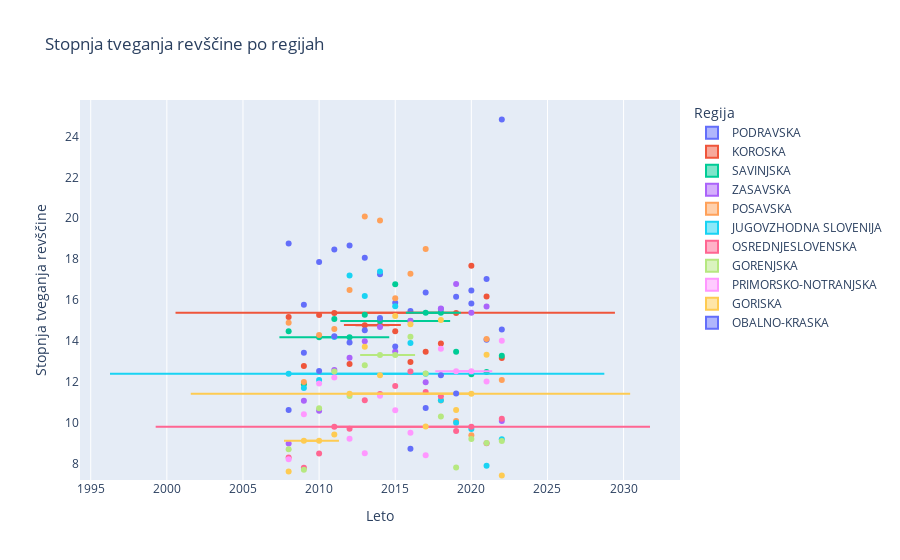

Notebook source saved alongside this figure:
### Code cell
df_selected = df.iloc[:, [1] + list(range(4, len(df.columns)))]
df_selected.columns = ['Leto'] + list(df_selected.columns[1:])
fig = px.violin(df_selected.melt(id_vars='Leto'), x='Leto', y='value', color='variable', title='Stopnja tveganja revščine po regijah',
                labels={'value': 'Stopnja tveganja revščine', 'Leto': 'Leto', 'variable': 'Regija'}, box=True, points='all')
fig.show()

### Figure 1 — Plotly figure (JSON) as saved in the notebook; plotly's stock layout.template omitted (floating-point values rounded to 4 significant figures)
{"data": [{"alignmentgroup": "True", "box": {"visible": true}, "hovertemplate": "Regija=PODRAVSKA<br>Leto=%{x}<br>Stopnja tveganja revščine=%{y}<extra></extra>", "legendgroup": "PODRAVSKA", "marker": {"color": "#636efa"}, "name": "PODRAVSKA", "offsetgroup": "PODRAVSKA", "orientation": "h", "points": "all", "scalegroup": "True", "showlegend": true, "x": [2008.0, 2009.0, 2010.0, 2011.0, 2012.0, 2013.0, 2014.0, 2015.0, 2016.0, 2017.0, 2018.0, 2019.0, 2020.0, 2021.0, 2022.0], "x0": " ", "xaxis": "x", "y": [18.8, 15.8, 17.9, 18.5, 18.7, 18.1, 17.3, 15.9, 15.5, 16.4, 15.6, 16.2, 16.5, 14.1, 14.6], "y0": " ", "yaxis": "y", "type": "violin"}, {"alignmentgroup": "True", "box": {"visible": true}, "hovertemplate": "Regija=KOROSKA<br>Leto=%{x}<br>Stopnja tveganja revščine=%{y}<extra></extra>", "legendgroup": "KOROSKA", "marker": {"color": "#EF553B"}, "name": "KOROSKA", "offsetgroup": "KOROSKA", "orientation": "h", "points": "all", "scalegroup": "True", "showlegend": true, "x": [2008.0, 2009.0, 2010.0, 2011.0, 2012.0, 2013.0, 2014.0, 2015.0, 2016.0, 2017.0, 2018.0, 2019.0, 2020.0, 2021.0, 2022.0], "x0": " ", "xaxis": "x", "y": [15.2, 12.8, 15.3, 15.4, 12.9, 14.8, 14.8, 14.5, 13.0, 13.5, 13.9, 15.4, 17.7, 16.2, 13.2], "y0": " ", "yaxis": "y", "type": "violin"}, {"alignmentgroup": "True", "box": {"visible": true}, "hovertemplate": "Regija=SAVINJSKA<br>Leto=%{x}<br>Stopnja tveganja revščine=%{y}<extra></extra>", "legendgroup": "SAVINJSKA", "marker": {"color": "#00cc96"}, "name": "SAVINJSKA", "offsetgroup": "SAVINJSKA", "orientation": "h", "points": "all", "scalegroup": "True", "showlegend": true, "x": [2008.0, 2009.0, 2010.0, 2011.0, 2012.0, 2013.0, 2014.0, 2015.0, 2016.0, 2017.0, 2018.0, 2019.0, 2020.0, 2021.0, 2022.0], "x0": " ", "xaxis": "x", "y": [14.5, 11.9, 14.2, 15.1, 14.2, 15.3, 15.0, 16.8, 15.0, 15.4, 15.4, 13.5, 12.4, 12.5, 13.3], "y0": " ", "yaxis": "y", "type": "violin"}, {"alignmentgroup": "True", "box": {"visible": true}, "hovertemplate": "Regija=ZASAVSKA<br>Leto=%{x}<br>Stopnja tveganja revščine=%{y}<extra></extra>", "legendgroup": "ZASAVSKA", "marker": {"color": "#ab63fa"}, "name": "ZASAVSKA", "offsetgroup": "ZASAVSKA", "orientation": "h", "points": "all", "scalegroup": "True", "showlegend": true, "x": [2008.0, 2009.0, 2010.0, 2011.0, 2012.0, 2013.0, 2014.0, 2015.0, 2016.0, 2017.0, 2018.0, 2019.0, 2020.0, 2021.0, 2022.0], "x0": " ", "xaxis": "x", "y": [9.0, 11.1, 10.6, 12.6, 13.2, 14.0, 14.7, 13.5, 15.0, 12.0, 15.6, 16.8, 15.4, 15.7, 10.1], "y0": " ", "yaxis": "y", "type": "violin"}, {"alignmentgroup": "True", "box": {"visible": true}, "hovertemplate": "Regija=POSAVSKA<br>Leto=%{x}<br>Stopnja tveganja revščine=%{y}<extra></extra>", "legendgroup": "POSAVSKA", "marker": {"color": "#FFA15A"}, "name": "POSAVSKA", "offsetgroup": "POSAVSKA", "orientation": "h", "points": "all", "scalegroup": "True", "showlegend": true, "x": [2008.0, 2009.0, 2010.0, 2011.0, 2012.0, 2013.0, 2014.0, 2015.0, 2016.0, 2017.0, 2018.0, 2019.0, 2020.0, 2021.0, 2022.0], "x0": " ", "xaxis": "x", "y": [14.9, 12.0, 14.3, 14.6, 16.5, 20.1, 19.9, 16.1, 17.3, 18.5, 11.1, 10.1, 9.4, 14.1, 12.1], "y0": " ", "yaxis": "y", "type": "violin"}, {"alignmentgroup": "True", "box": {"visible": true}, "hovertemplate": "Regija=JUGOVZHODNA SLOVENIJA<br>Leto=%{x}<br>Stopnja tveganja revščine=%{y}<extra></extra>", "legendgroup": "JUGOVZHODNA SLOVENIJA", "marker": {"color": "#19d3f3"}, "name": "JUGOVZHODNA SLOVENIJA", "offsetgroup": "JUGOVZHODNA SLOVENIJA", "orientation": "h", "points": "all", "scalegroup": "True", "showlegend": true, "x": [2008.0, 2009.0, 2010.0, 2011.0, 2012.0, 2013.0, 2014.0, 2015.0, 2016.0, 2017.0, 2018.0, 2019.0, 2020.0, 2021.0, 2022.0], "x0": " ", "xaxis": "x", "y": [12.4, 11.7, 12.1, 14.2, 17.2, 16.2, 17.4, 15.7, 13.9, 12.4, 11.1, 10.0, 9.7, 7.9, 9.2], "y0": " ", "yaxis": "y", "type": "violin"}, {"alignmentgroup": "True", "box": {"visible": true}, "hovertemplate": "Regija=OSREDNJESLOVENSKA<br>Leto=%{x}<br>Stopnja tveganja revščine=%{y}<extra></extra>", "legendgroup": "OSREDNJESLOVENSKA", "marker": {"color": "#FF6692"}, "name": "OSREDNJESLOVENSKA", "offsetgroup": "OSREDNJESLOVENSKA", "orientation": "h", "points": "all", "scalegroup": "True", "showlegend": true, "x": [2008.0, 2009.0, 2010.0, 2011.0, 2012.0, 2013.0, 2014.0, 2015.0, 2016.0, 2017.0, 2018.0, 2019.0, 2020.0, 2021.0, 2022.0], "x0": " ", "xaxis": "x", "y": [8.3, 7.8, 8.5, 9.8, 9.7, 11.1, 11.4, 11.8, 12.5, 11.5, 11.3, 9.6, 9.8, 9.0, 10.2], "y0": " ", "yaxis": "y", "type": "violin"}, {"alignmentgroup": "True", "box": {"visible": true}, "hovertemplate": "Regija=GORENJSKA<br>Leto=%{x}<br>Stopnja tveganja revščine=%{y}<extra></extra>", "legendgroup": "GORENJSKA", "marker": {"color": "#B6E880"}, "name": "GORENJSKA", "offsetgroup": "GORENJSKA", "orientation": "h", "points": "all", "scalegroup": "True", "showlegend": true, "x": [2008.0, 2009.0, 2010.0, 2011.0, 2012.0, 2013.0, 2014.0, 2015.0, 2016.0, 2017.0, 2018.0, 2019.0, 2020.0, 2021.0, 2022.0], "x0": " ", "xaxis": "x", "y": [8.7, 7.7, 10.7, 12.5, 11.3, 12.8, 13.3, 13.3, 14.2, 12.4, 10.3, 7.8, 9.2, 9.0, 9.1], "y0": " ", "yaxis": "y", "type": "violin"}, {"alignmentgroup": "True", "box": {"visible": true}, "hovertemplate": "Regija=PRIMORSKO-NOTRANJSKA<br>Leto=%{x}<br>Stopnja tveganja revščine=%{y}<extra></extra>", "legendgroup": "PRIMORSKO-NOTRANJSKA", "marker": {"color": "#FF97FF"}, "name": "PRIMORSKO-NOTRANJSKA", "offsetgroup": "PRIMORSKO-NOTRANJSKA", "orientation": "h", "points": "all", "scalegroup": "True", "showlegend": true, "x": [2008.0, 2009.0, 2010.0, 2011.0, 2012.0, 2013.0, 2014.0, 2015.0, 2016.0, 2017.0, 2018.0, 2019.0, 2020.0, 2021.0, 2022.0], "x0": " ", "xaxis": "x", "y": [8.2, 10.4, 11.9, 12.2, 9.2, 8.5, 11.3, 10.6, 9.5, 8.4, 13.6, 12.5, 12.5, 12.0, 14.0], "y0": " ", "yaxis": "y", "type": "violin"}, {"alignmentgroup": "True", "box": {"visible": true}, "hovertemplate": "Regija=GORISKA<br>Leto=%{x}<br>Stopnja tveganja revščine=%{y}<extra></extra>", "legendgroup": "GORISKA", "marker": {"color": "#FECB52"}, "name": "GORISKA", "offsetgroup": "GORISKA", "orientation": "h", "points": "all", "scalegroup": "True", "showlegend": true, "x": [2008.0, 2009.0, 2010.0, 2011.0, 2012.0, 2013.0, 2014.0, 2015.0, 2016.0, 2017.0, 2018.0, 2019.0, 2020.0, 2021.0, 2022.0], "x0": " ", "xaxis": "x", "y": [7.6, 9.1, 9.1, 9.4, 11.4, 13.7, 12.3, 15.2, 14.8, 9.8, 15.0, 10.6, 11.4, 13.3, 7.4], "y0": " ", "yaxis": "y", "type": "violin"}, {"alignmentgroup": "True", "box": {"visible": true}, "hovertemplate": "Regija=OBALNO-KRASKA<br>Leto=%{x}<br>Stopnja tveganja revščine=%{y}<extra></extra>", "legendgroup": "OBALNO-KRASKA", "marker": {"color": "#636efa"}, "name": "OBALNO-KRASKA", "offsetgroup": "OBALNO-KRASKA", "orientation": "h", "points": "all", "scalegroup": "True", "showlegend": true, "x": [2008.0, 2009.0, 2010.0, 2011.0, 2012.0, 2013.0, 2014.0, 2015.0, 2016.0, 2017.0, 2018.0, 2019.0, 2020.0, 2021.0, 2022.0], "x0": " ", "xaxis": "x", "y": [10.6, 13.4, 12.5, 14.2, 13.9, 14.5, 15.1, 13.7, 8.7, 10.7, 12.3, 11.4, 15.8, 17.0, 24.8], "y0": " ", "yaxis": "y", "type": "violin"}], "layout": {"xaxis": {"anchor": "y", "domain": [0.0, 1.0], "title": {"text": "Leto"}}, "yaxis": {"anchor": "x", "domain": [0.0, 1.0], "title": {"text": "Stopnja tveganja revščine"}}, "legend": {"title": {"text": "Regija"}, "tracegroupgap": 0}, "title": {"text": "Stopnja tveganja revščine po regijah"}, "violinmode": "group"}}
